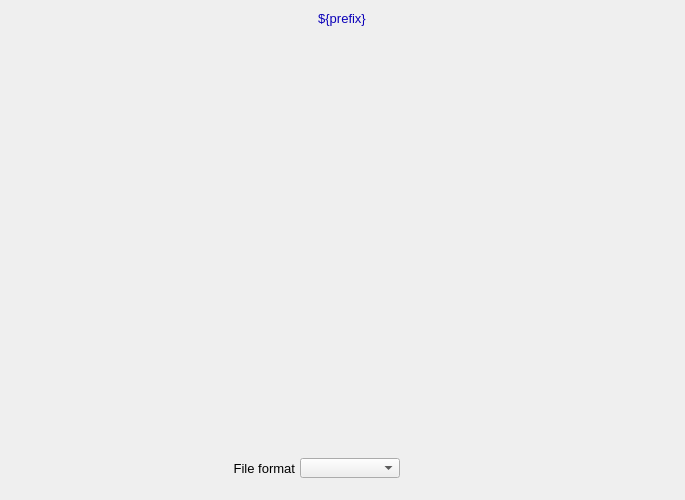
<?xml version="1.0" ?>
<ui version="4.0">
  <class>Dialog</class>
  <widget class="QWidget" name="screen">
    <property name="geometry">
      <rect>
        <x>558</x>
        <y>129</y>
        <width>685</width>
        <height>500</height>
      </rect>
    </property>
    <property name="styleSheet">
      <string notr="true">QWidget#screen {
  color: rgb(0, 0, 0);
  background-color: rgb(187, 187, 187);
  }</string>
    </property>
    <property name="windowTitle">
      <string>NDFile</string>
    </property>
    <widget class="PyDMFrame" name="composite">
      <property name="geometry">
        <rect>
          <x>162</x>
          <y>5</y>
          <width>360</width>
          <height>26</height>
        </rect>
      </property>
      <widget class="PyDMDrawingRectangle" name="rectangle">
        <property name="geometry">
          <rect>
            <x>0</x>
            <y>0</y>
            <width>360</width>
            <height>26</height>
          </rect>
        </property>
        <property name="brush" stdset="0">
          <brush brushstyle="SolidPattern">
            <color alpha="255">
              <red>218</red>
              <green>218</green>
              <blue>218</blue>
            </color>
          </brush>
        </property>
        <property name="penStyle" stdset="0">
          <enum>Qt::SolidLine</enum>
        </property>
        <property name="penColor" stdset="0">
          <color>
            <red>218</red>
            <green>218</green>
            <blue>218</blue>
          </color>
        </property>
        <property name="penWidth" stdset="0">
          <double>0</double>
        </property>
        <property name="penCapStyle" stdset="0">
          <enum>Qt::FlatCap</enum>
        </property>
        <property name="toolTip">
          <string>rectangle</string>
        </property>
      </widget>
      <widget class="QLabel" name="text">
        <property name="geometry">
          <rect>
            <x>72</x>
            <y>1</y>
            <width>216</width>
            <height>25</height>
          </rect>
        </property>
        <property name="text">
          <string>${prefix}</string>
        </property>
        <property name="font" stdset="0">
          <font>
            <pointsize>10</pointsize>
          </font>
        </property>
        <property name="brush" stdset="0">
          <brush brushstyle="SolidPattern">
            <color alpha="255">
              <red>10</red>
              <green>0</green>
              <blue>184</blue>
            </color>
          </brush>
        </property>
        <property name="toolTip">
          <string>text</string>
        </property>
        <property name="alignment">
          <set>Qt::AlignCenter</set>
        </property>
        <property name="styleSheet">
          <string notr="true">QLabel#text {
  color: rgb(10, 0, 184);
  }</string>
        </property>
      </widget>
    </widget>
    <widget class="PyDMFrame" name="composite_1">
      <property name="geometry">
        <rect>
          <x>185</x>
          <y>458</y>
          <width>300</width>
          <height>20</height>
        </rect>
      </property>
      <widget class="QLabel" name="text_1">
        <property name="geometry">
          <rect>
            <x>0</x>
            <y>0</y>
            <width>110</width>
            <height>20</height>
          </rect>
        </property>
        <property name="text">
          <string>File format</string>
        </property>
        <property name="font" stdset="0">
          <font>
            <pointsize>10</pointsize>
          </font>
        </property>
        <property name="brush" stdset="0">
          <brush brushstyle="SolidPattern">
            <color alpha="255">
              <red>0</red>
              <green>0</green>
              <blue>0</blue>
            </color>
          </brush>
        </property>
        <property name="toolTip">
          <string>text_1</string>
        </property>
        <property name="alignment">
          <set>Qt::AlignRight|Qt::AlignTrailing|Qt::AlignVCenter</set>
        </property>
        <property name="styleSheet">
          <string notr="true">QLabel#text_1 {
  color: rgb(0, 0, 0);
  }</string>
        </property>
      </widget>
      <widget class="PyDMLabel" name="text_update">
        <property name="geometry">
          <rect>
            <x>220</x>
            <y>1</y>
            <width>80</width>
            <height>18</height>
          </rect>
        </property>
        <property name="toolTip">
          <string>PV: ${prefix}FileFormat_RBV</string>
        </property>
        <property name="channel" stdset="0">
          <string>ca://${prefix}FileFormat_RBV</string>
        </property>
        <property name="font" stdset="0">
          <font>
            <pointsize>10</pointsize>
          </font>
        </property>
        <property name="alignment">
          <set>Qt::AlignLeading|Qt::AlignLeft|Qt::AlignVCenter</set>
        </property>
        <property name="textInteractionFlags">
          <set>Qt::TextSelectableByKeyboard|Qt::TextSelectableByMouse</set>
        </property>
        <property name="styleSheet">
          <string notr="true">PyDMLabel#text_update {
  color: rgb(10, 0, 184);
  background-color: rgb(187, 187, 187);
  }</string>
        </property>
      </widget>
      <widget class="PyDMEnumComboBox" name="menu">
        <property name="geometry">
          <rect>
            <x>115</x>
            <y>0</y>
            <width>100</width>
            <height>20</height>
          </rect>
        </property>
        <property name="toolTip">
          <string>${prefix}FileFormat</string>
        </property>
        <property name="channel" stdset="0">
          <string>ca://${prefix}FileFormat</string>
        </property>
        <property name="font" stdset="0">
          <font>
            <pointsize>10</pointsize>
          </font>
        </property>
        <property name="styleSheet">
          <string notr="true">PyDMEnumComboBox#menu {
  color: rgb(0, 0, 0);
  background-color: rgb(115, 223, 255);
  }</string>
        </property>
      </widget>
    </widget>
    <widget class="PyDMEmbeddedDisplay" name="composite_2">
      <property name="geometry">
        <rect>
          <x>5</x>
          <y>40</y>
          <width>675</width>
          <height>405</height>
        </rect>
      </property>
      <property name="toolTip">
        <string>composite_2</string>
      </property>
      <property name="filename" stdset="0">
        <string>FileBase_V24.ui</string>
      </property>
    </widget>
  </widget>
  <customwidgets>
    <customwidget>
      <class>PyDMFrame</class>
      <extends>QFrame</extends>
      <header>pydm.widgets.frame</header>
    </customwidget>
    <customwidget>
      <class>PyDMDrawingRectangle</class>
      <extends>QWidget</extends>
      <header>pydm.widgets.drawing</header>
    </customwidget>
    <customwidget>
      <class>PyDMLabel</class>
      <extends>QLabel</extends>
      <header>pydm.widgets.label</header>
    </customwidget>
    <customwidget>
      <class>PyDMEnumComboBox</class>
      <extends>QComboBox</extends>
      <header>pydm.widgets.enum_combo_box</header>
    </customwidget>
    <customwidget>
      <class>PyDMEmbeddedDisplay</class>
      <extends>QFrame</extends>
      <header>pydm.widgets.embedded_display</header>
    </customwidget>
  </customwidgets>
</ui>
